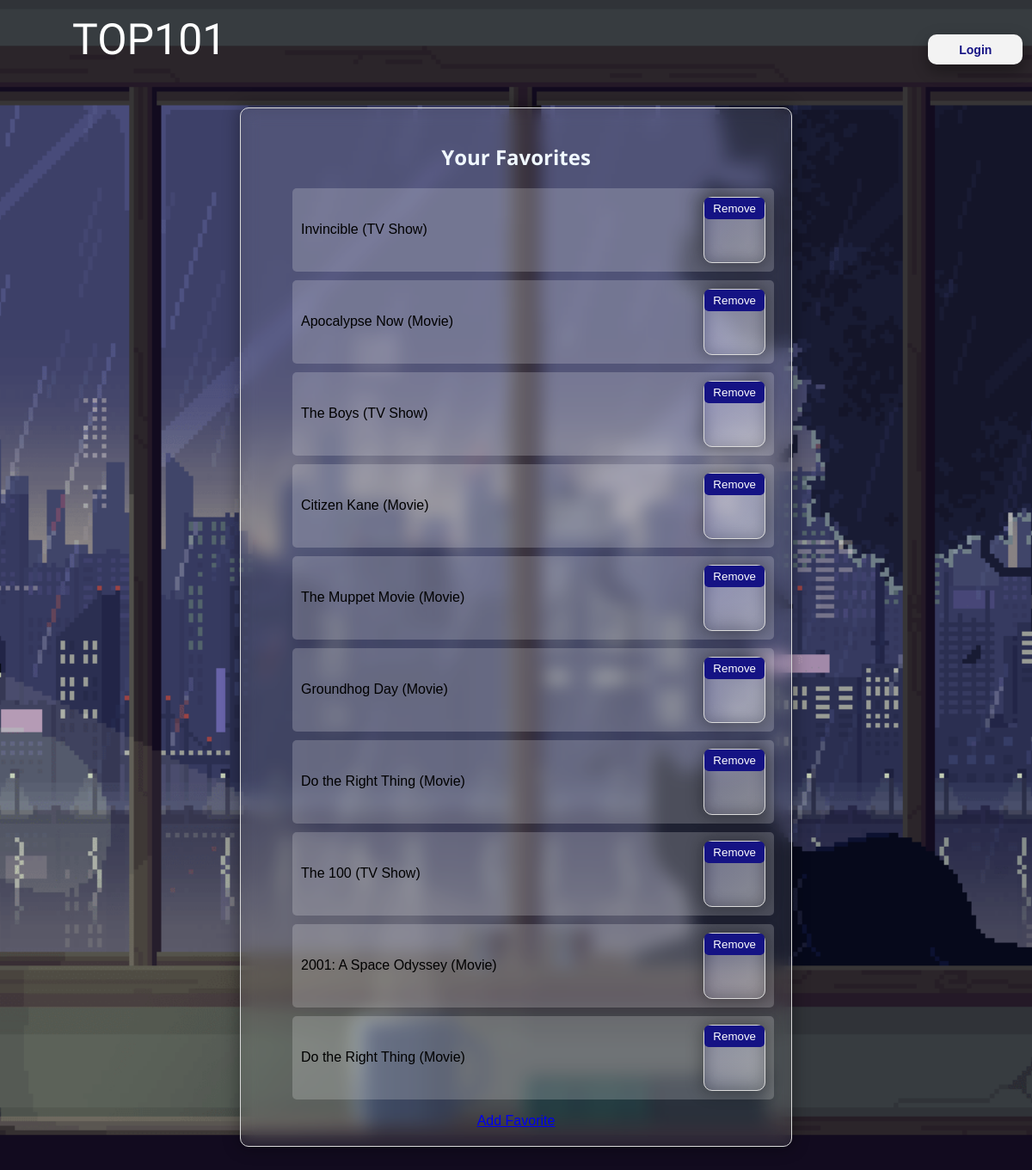
The app's page /favorites_list/ (signed in) with its own data.
### app1/models.py (models this page shows, shortened)
class Favorite(models.Model):
    user = models.ForeignKey(User, on_delete=models.CASCADE)
    title = models.CharField(max_length=200)
    type = models.CharField(max_length=100)  # e.g., 'Movie' or 'TV Show'

### app1/views.py (the view)
# urls.py: path('favorites_list/', views.favorites_list, name='favorites_list'),
@login_required
def favorites_list(request):
    favorites = Favorite.objects.filter(user=request.user)
    return render(request, 'favorites_list.html', {'favorites': favorites})

### app1/templates/favorites_list.html (shortened to what this page needs)
<!DOCTYPE html>
{% load static %}
<html lang="en">
<head>
    <link rel="stylesheet" href="{% static 'CSS/Register Style.css' %}">
</head>
<body>
    <p id="logo">TOP101
    <a href="{% url 'signin' %}"><button id="login1">Login</button></a>
    </p>
    <div class="favorite-container">
        <h2>Your Favorites</h2>
        <ul>
            {% if favorites %}
            {% for favorite in favorites %}
                <li class="favorite-item">
                    {{ favorite.title }} ({{ favorite.type }})
                    <form action="{% url 'remove_favorite' favorite.id %}" method="post">
                        <button type="submit">Remove</button>
                    </form>
                </li>
            {% endfor %}
          {% else %}
            <li>No favorites yet.</li>
          {% endif %}
        </ul>
        <a href="{% url 'add_favorite' %}">Add Favorite</a>
    </div>
</body>
</html>

### app1/static/CSS/Register Style.css (style rules this page uses)
#logo { font-family: "Freckle Face", system-ui; color: #ffffff; margin-left: 7%; margin-top: 3%; font-size: 50px; }
form { background: linear-gradient(135deg, rgba(4, 1, 177, 0.1), rgba(255, 255, 255, 0.1)); backdrop-filter: blur(10px); -webkit-backdrop-filter: blur(10px); text-align: center; max-width: 300px; margin-left: 39%; padding-bottom: 50px; border-radius: 10px; border: #dbdbdb solid 1px; box-shadow: inset 0 0 15px rgba(0, 0, 0, 0.1), 0 0 18px 3px rgba(0, 0, 0, 0.3); }
::placeholder { opacity: 50%; color: aliceblue; padding-left: 15px; }
h2 { font-family: "Open Sans", Arial, Helvetica, sans-serif; color: aliceblue; }
#login1 { font-family: Arial, Helvetica, sans-serif; font-size: 14px; font-weight: bold; color:white; background-color: #151384; margin-left: 72%; margin-top: 28px; width: 110px; height: 35px; border-radius: 10px; border: none; box-shadow: 0 8px 16px 0 rgba(0,0,0,0.2), 0 6px 20px 0 rgba(0,0,0,0.19); }

### records on screen
Favorite: title "Invincible", type "TV Show"
Favorite: title "Apocalypse Now", type "Movie"
Favorite: title "The Boys", type "TV Show"
Favorite: title "Citizen Kane", type "Movie"
Favorite: title "The Muppet Movie", type "Movie"
Favorite: title "Groundhog Day", type "Movie"
Favorite: title "Do the Right Thing", type "Movie"
Favorite: title "The 100", type "TV Show"
Favorite: title "2001: A Space Odyssey", type "Movie"
Favorite: title "Do the Right Thing", type "Movie"
